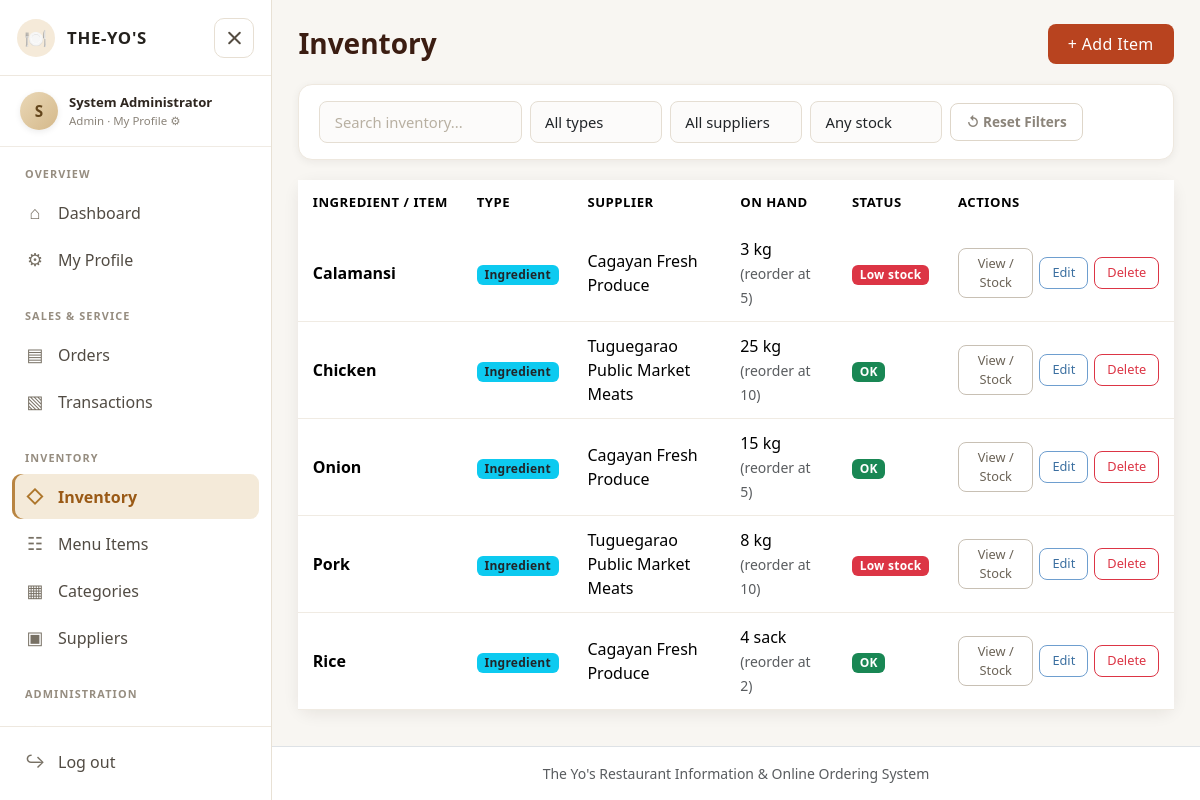
The page /inventory.php (signed in) on the database its author committed.
### tables this page shows
CREATE TABLE inventory_items (
  inventory_id INT AUTO_INCREMENT PRIMARY KEY,
  supplier_id INT NOT NULL,
  item_name VARCHAR(100) NOT NULL,
  item_type ENUM('ingredient','item') NOT NULL DEFAULT 'ingredient',
  unit VARCHAR(20) NOT NULL,
  quantity DECIMAL(10,3) NOT NULL DEFAULT 0,
  reorder_level DECIMAL(10,3) NOT NULL DEFAULT 10,
  FOREIGN KEY (supplier_id) REFERENCES suppliers(supplier_id) ON DELETE RESTRICT
);

CREATE TABLE suppliers (
  supplier_id INT AUTO_INCREMENT PRIMARY KEY,
  supplier_name VARCHAR(100) NOT NULL,
  contact_person VARCHAR(100) DEFAULT NULL,
  phone VARCHAR(20) DEFAULT NULL
);

### includes/config.php (called while the page is built, shortened)
<?php
try {
    $conn = mysqli_connect("localhost", "root", "", "theyos_db");
    mysqli_set_charset($conn, "utf8mb4");
} catch (mysqli_sql_exception $ex) {
    if (!isset($conn) || !$conn) {
        error_log($ex->getMessage());
        die("<h3>Cannot connect to the database.</h3><p>Start MySQL in XAMPP and import <b>sql/theyos_db.sql</b> in phpMyAdmin.</p>");
    }
}
function e($s)          { return htmlspecialchars((string)$s, ENT_QUOTES, 'UTF-8'); }
function q($sql, $types = '', $params = []) {
    global $conn;
    $st = mysqli_prepare($conn, $sql);
    if ($types !== '') { mysqli_stmt_bind_param($st, $types, ...$params); }
    mysqli_stmt_execute($st);
    return $st;
}
function rows($st) { return mysqli_fetch_all(mysqli_stmt_get_result($st), MYSQLI_ASSOC); }

### inventory.php (the view, shortened to what this page needs)
<?php
require 'includes/config.php'; require_staff_or_admin();
$title = 'Inventory'; $errors = []; $action = $_GET['action'] ?? 'list';
$row = ['inventory_id' => '', 'supplier_id' => '', 'item_name' => '', 'item_type' => 'ingredient', 'unit' => '', 'quantity' => '0', 'reorder_level' => '10'];
$sups = rows(q("SELECT * FROM suppliers ORDER BY supplier_name"));
$search = trim($_GET['search'] ?? ''); $sup = (int)($_GET['sup'] ?? 0); $stock = $_GET['stock'] ?? '';
$sql = "SELECT i.*, s.supplier_name FROM inventory_items i JOIN suppliers s ON s.supplier_id=i.supplier_id WHERE i.item_name LIKE ?";
$t = 's'; $p = ["%$search%"]; $type = $_GET['type'] ?? '';
$list = rows(q($sql . " ORDER BY i.item_name", $t, $p));
include 'includes/header.php';
?>
<?php if ($action === 'add' || $action === 'edit'): ?>
<div class="card" style="max-width:640px"><div class="card-body p-4">
  <h4><?= $action === 'add' ? 'Add Inventory Item' : 'Edit Inventory Record' ?></h4>
  <p class="text-muted mb-3"><?= $action === 'add' ? 'Add a new ingredient or item to track in inventory.' : 'Update inventory item details.' ?></p>
  <form method="post"><input type="hidden" name="inventory_id" value="<?= e($row['inventory_id']) ?>">
    <div class="row g-3">
      <div class="col-12"><label class="form-label">Item name</label><input class="form-control" name="item_name" value="<?= e($row['item_name']) ?>" required placeholder="Enter item name"></div>
      <div class="col-md-6"><label class="form-label">Stock type</label><select class="form-select" name="item_type" required>
        <option value="ingredient" <?= $row['item_type'] === 'ingredient' ? 'selected' : '' ?>>Ingredient (menu recipes)</option>
        <option value="item" <?= $row['item_type'] === 'item' ? 'selected' : '' ?>>Item (tracked only)</option>
      </select></div>
      <div class="col-md-6"><label class="form-label">Supplier</label><select class="form-select" name="supplier_id"><option value="">Select supplier...</option>
        <?php foreach ($sups as $s): ?><option value="<?= $s['supplier_id'] ?>" <?= $row['supplier_id'] == $s['supplier_id'] ? 'selected' : '' ?>><?= e($s['supplier_name']) ?></option><?php endforeach; ?></select></div>
      <div class="col-md-4"><label class="form-label">Unit</label><input class="form-control" name="unit" value="<?= e($row['unit']) ?>" placeholder="kg, pcs, liter..."></div>
      <?php if ($action === 'add'): ?>
        <div class="col-md-4"><label class="form-label">Initial stock</label><input type="number" min="0" step="0.001" class="form-control" name="quantity" value="<?= e($row['quantity']) ?>"></div>
      <?php else: ?>
        <div class="col-md-4"><label class="form-label">On hand</label><input class="form-control" value="<?= e($row['quantity']) ?>" readonly><small class="text-muted">Use View / Stock to adjust.</small></div>
      <?php endif; ?>
      <div class="col-md-4"><label class="form-label">Reorder level</label><input type="number" min="0" step="0.001" class="form-control" name="reorder_level" value="<?= e($row['reorder_level']) ?>"></div>
      <div class="col-12 d-flex gap-2 pt-2">
        <button class="btn btn-yo">Save</button>
        <a class="btn btn-outline-secondary" href="inventory.php">Cancel</a>
      </div>
    </div>
  </form>
</div></div>
<?php else: ?>
<div class="page-header"><h3>Inventory</h3><a class="btn btn-yo" href="?action=add">+ Add Item</a></div>
<form class="filter-bar auto-filter" method="get">
  <div class="row g-2 align-items-center">
    <div class="col-md-3"><input type="search" class="form-control" name="search" placeholder="Search inventory..." value="<?= e($search) ?>" aria-label="Search inventory"></div>
    <div class="col-md-2"><select class="form-select" name="type" aria-label="Stock type"><option value="">All types</option></select></div>
    <div class="col-md-2"><select class="form-select" name="sup" aria-label="Supplier"><option value="0">All suppliers</option></select></div>
    <div class="col-md-2"><select class="form-select" name="stock" aria-label="Stock level"><option value="">Any stock</option></select></div>
    <div class="col-md-3"><a class="reset-link" href="inventory.php">↺ Reset Filters</a></div>
  </div>
</form>
<div class="card"><div class="table-responsive"><table class="table table-hover align-middle mb-0"><thead><tr><th>Ingredient / Item</th><th>Type</th><th>Supplier</th><th>On Hand</th><th>Status</th><th width="230">Actions</th></tr></thead><tbody>
<?php foreach ($list as $i): $low = $i['quantity'] <= $i['reorder_level']; ?>
<tr><td><b><?= e($i['item_name']) ?></b></td><td><span class="badge bg-<?= $i['item_type'] === 'ingredient' ? 'info text-dark' : 'secondary' ?>"><?= e(ucfirst($i['item_type'])) ?></span></td><td><?= e($i['supplier_name']) ?></td><td><?= e($i['quantity'] + 0) ?> <?= e($i['unit']) ?> <small class="text-muted">(reorder at <?= e($i['reorder_level'] + 0) ?>)</small></td>
  <td><?= $low ? "<span class='badge bg-danger'>Low stock</span>" : "<span class='badge bg-success'>OK</span>" ?></td>
  <td>
    <div class="action-btns">
      <a class="btn btn-sm btn-outline-secondary" href="inventory_view.php?id=<?= $i['inventory_id'] ?>">View / Stock</a>
      <a class="btn btn-sm btn-outline-primary" href="?action=edit&amp;id=<?= $i['inventory_id'] ?>">Edit</a>
      <form method="post" class="d-inline" onsubmit="return confirm('Delete this item and its history?')"><button class="btn btn-sm btn-outline-danger">Delete</button></form>
    </div>
  </td></tr>
<?php endforeach; if (!$list) echo "<tr><td colspan='6' class='empty-state'><p>No inventory items found.</p></td></tr>"; ?>
</tbody></table></div></div>
<?php endif; include 'includes/footer.php'; ?>

### includes/header.php (shortened to what this page needs)
<?php
require_once __DIR__ . '/config.php';
$isAdmin   = $_SESSION['accesslevel'] === 'admin';
$isStaff   = $_SESSION['accesslevel'] === 'staff';
$page      = basename($_SERVER['PHP_SELF']);
function side_link($file, $label, $page, $icon = '') {
    $active = $page === $file ? ' active' : '';
    echo "<a class='side-link$active' href='$file'><span class='side-icon' aria-hidden='true'>$icon</span><span class='side-label'>$label</span></a>";
}
?>
<!DOCTYPE html>
<html lang="en">
<head>
<link href="bootstrap-5.3.2-dist/css/bootstrap.min.css" rel="stylesheet">
<link href="css/style.css" rel="stylesheet">
</head>
<body>
<div class="app-shell">
  <aside class="app-sidebar" id="appSidebar" aria-label="Main navigation">
    <div class="sidebar-brand">
      <a class="brand-link" href="dashboard.php"><span class="brand-mark">🍽️</span><span class="side-label">THE-YO'S</span></a>
      <button class="sidebar-toggle desktop-toggle" type="button" aria-label="Collapse navigation" aria-expanded="true" aria-controls="appSidebar">
        <span></span><span></span><span></span>
      </button>
    </div>
    <a class="sidebar-user" href="profile.php" title="Manage Account &amp; Profile">
      <span class="user-avatar"><?= e(strtoupper(substr($_SESSION['fullname'], 0, 1))) ?></span>
      <span class="side-label user-details">
        <b><?= e($_SESSION['fullname']) ?></b>
        <small><?= e(ucfirst($_SESSION['accesslevel'])) ?> · My Profile ⚙</small>
      </span>
    </a>
    <nav class="sidebar-nav">
      <div class="nav-section">
        <div class="nav-section-title side-label">Overview</div>
        <?php side_link('dashboard.php', 'Dashboard', $page, '⌂'); ?>
      </div>
      <?php if ($isAdmin || $isStaff): ?>
        <div class="nav-section">
          <div class="nav-section-title side-label">Sales &amp; Service</div>
          <?php if ($isAdmin) side_link('transactions.php', 'Transactions', $page, '▧'); ?>
        </div>
        <div class="nav-section">
          <div class="nav-section-title side-label">Inventory</div>
          <?php if ($isAdmin): ?>
            <?php side_link('menu_manage.php', 'Menu Items', $page, '☷'); ?>
            <?php side_link('categories.php', 'Categories', $page, '▦'); ?>
            <?php side_link('suppliers.php', 'Suppliers', $page, '▣'); ?>
          <?php endif; ?>
        </div>
        <?php if ($isAdmin): ?>
          <div class="nav-section">
            <div class="nav-section-title side-label">Administration</div>
          </div>
        <?php endif; ?>
      <?php endif; ?>
    </nav>
    <div class="sidebar-footer"><a class="side-link" href="logout.php"><span class="side-icon" aria-hidden="true">↪</span><span class="side-label">Log out</span></a></div>
  </aside>
  <div class="app-content">
    <main class="page-content container-fluid py-4">

### includes/footer.php (shortened to what this page needs)
</main>
<footer class="app-footer text-center text-muted small py-3 border-top">The Yo's Restaurant Information &amp; Online Ordering System</footer>
</div>
</div>
</body>
</html>

### rows shown on the page
inventory_items: item_name "Calamansi", item_type "Ingredient", supplier.supplier_name "Cagayan Fresh Produce", $i['quantity'] + 0 "3", unit "kg", $i['reorder_level'] + 0 "5", shows "Low stock"
inventory_items: item_name "Chicken", item_type "Ingredient", supplier.supplier_name "Tuguegarao Public Market Meats", $i['quantity'] + 0 "25", unit "kg", $i['reorder_level'] + 0 "10", shows "OK"
inventory_items: item_name "Onion", item_type "Ingredient", supplier.supplier_name "Cagayan Fresh Produce", $i['quantity'] + 0 "15", unit "kg", $i['reorder_level'] + 0 "5", shows "OK"
inventory_items: item_name "Pork", item_type "Ingredient", supplier.supplier_name "Tuguegarao Public Market Meats", $i['quantity'] + 0 "8", unit "kg", $i['reorder_level'] + 0 "10", shows "Low stock"
inventory_items: item_name "Rice", item_type "Ingredient", supplier.supplier_name "Cagayan Fresh Produce", $i['quantity'] + 0 "4", unit "sack", $i['reorder_level'] + 0 "2", shows "OK"

### other values the page prints
substr($_SESSION['fullname'], 0, 1) "S"
$_SESSION['fullname'] "System Administrator"
$_SESSION['accesslevel'] "Admin"
$icon "⌂ ⚙ ▤ ▧ ◇ ☷ ▦ ▣"
$label "Dashboard My Profile Orders Transactions Inventory Menu Items Categories Suppliers"
